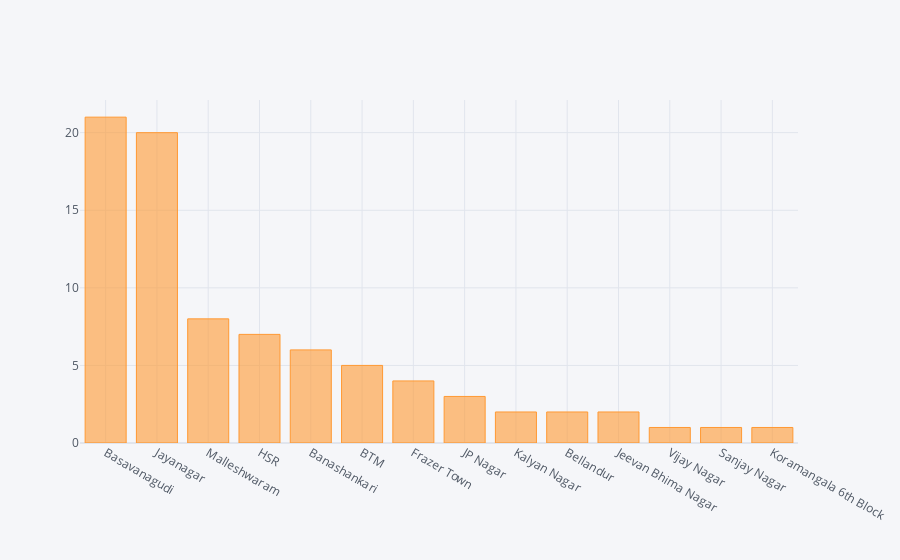

The code cell stored with this chart in its notebook:
### Markdown cell above
# Where are most of the best chepest  Restaurants are located ?

### Code cell
df[(df["cost"]<=100) & (df["rate"]>=4)].sort_values(by=["rate"],ascending=False).location.value_counts().iplot(kind="bar")

### Figure 1 — Plotly figure (JSON) as saved in the notebook; plotly's stock layout.template omitted (floating-point values rounded to 4 significant figures)
{"data": [{"marker": {"color": "rgba(255, 153, 51, 0.6)", "line": {"color": "rgba(255, 153, 51, 1.0)", "width": 1}}, "name": "location", "orientation": "v", "text": "", "type": "bar", "x": ["Basavanagudi", "Jayanagar", "Malleshwaram", "HSR", "Banashankari", "BTM", "Frazer Town", "JP Nagar", "Kalyan Nagar", "Bellandur", "Jeevan Bhima Nagar", "Vijay Nagar", "Sanjay Nagar", "Koramangala 6th Block"], "y": [21, 20, 8, 7, 6, 5, 4, 3, 2, 2, 2, 1, 1, 1]}], "layout": {"legend": {"bgcolor": "#F5F6F9", "font": {"color": "#4D5663"}}, "paper_bgcolor": "#F5F6F9", "plot_bgcolor": "#F5F6F9", "title": {"font": {"color": "#4D5663"}}, "xaxis": {"gridcolor": "#E1E5ED", "showgrid": true, "tickfont": {"color": "#4D5663"}, "title": {"font": {"color": "#4D5663"}, "text": ""}, "zerolinecolor": "#E1E5ED"}, "yaxis": {"gridcolor": "#E1E5ED", "showgrid": true, "tickfont": {"color": "#4D5663"}, "title": {"font": {"color": "#4D5663"}, "text": ""}, "zerolinecolor": "#E1E5ED"}}}
